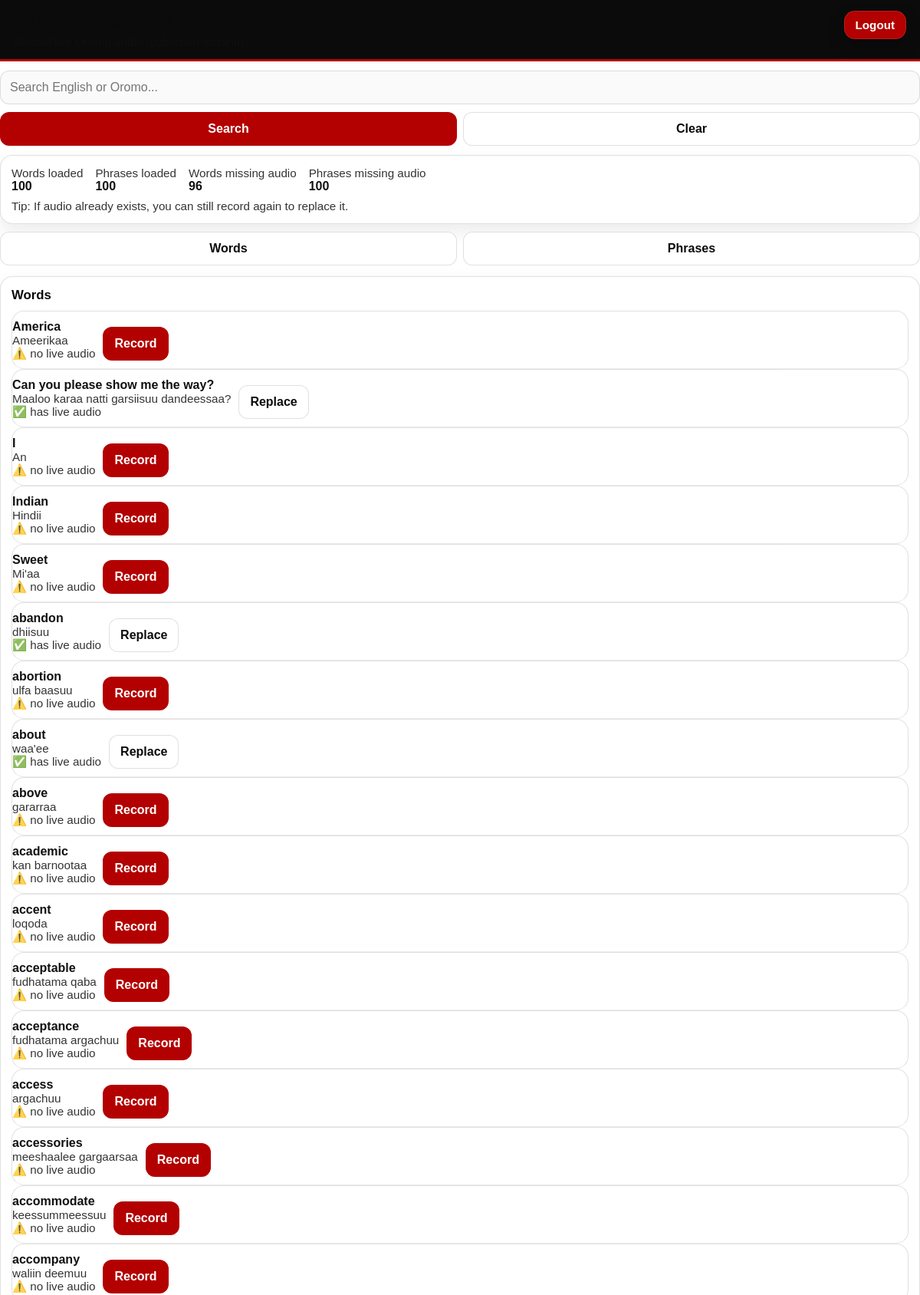
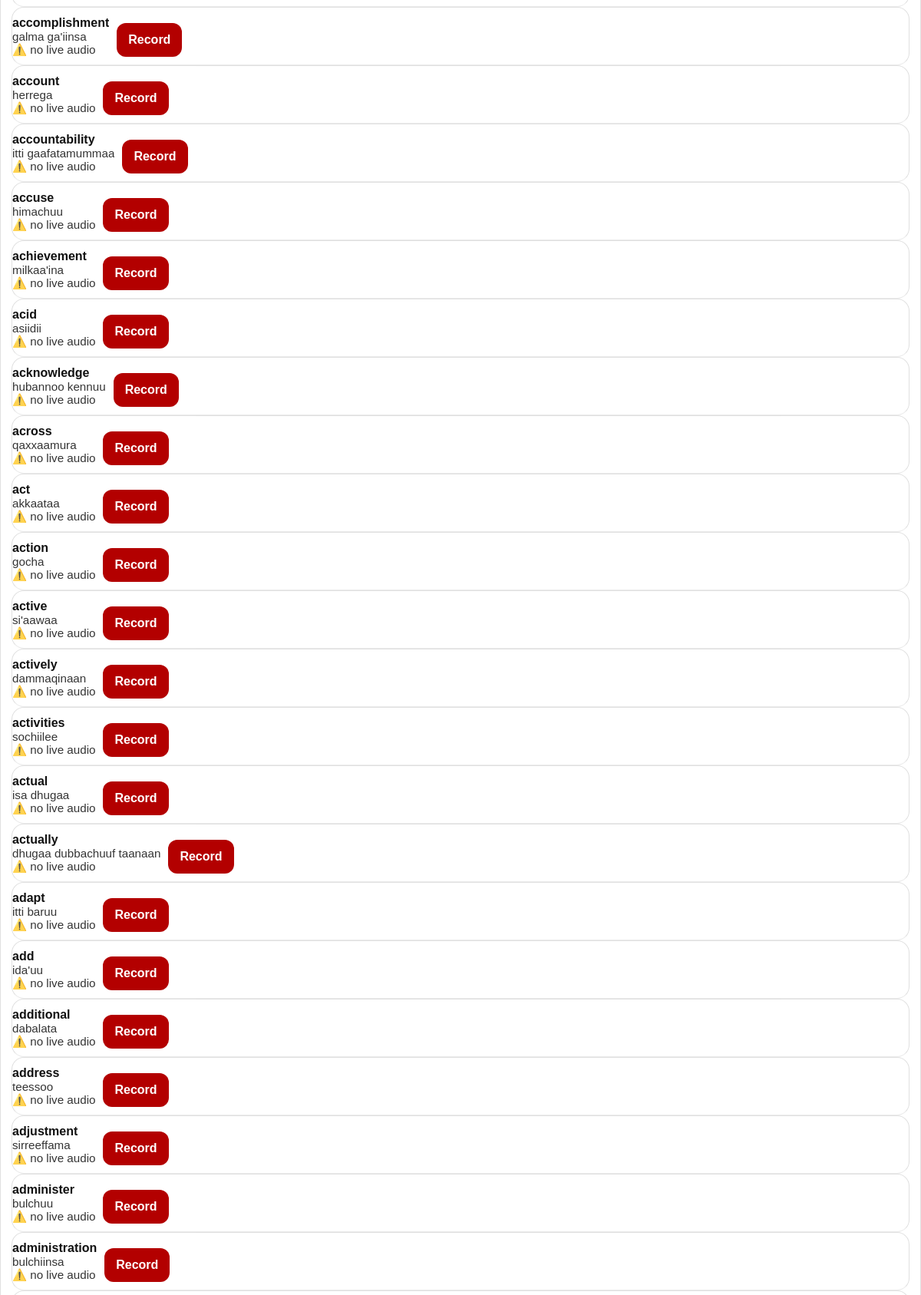
Screenshot of /recorder/dashboard (signed in, upper part) with the database file from the repository (2 pictures, top to bottom).
### tables this page shows
CREATE TABLE words (
            id INTEGER PRIMARY KEY AUTOINCREMENT,
            english TEXT,
            oromo TEXT,
            status TEXT
        , english_key TEXT, oromo_key TEXT);

### app.py (the view)
@app.route("/recorder/dashboard")
def recorder_dashboard():
    if not require_recorder():
        return redirect("/recorder")
    q = normalize_text(request.args.get("q", "") or "")
    conn = sqlite3.connect(DB_NAME)
    c = conn.cursor()
    if q:
        like = "%" + q + "%"
        c.execute("""
            SELECT id, english, oromo
            FROM words
            WHERE status='approved' AND (english LIKE ? OR oromo LIKE ?)
            ORDER BY english ASC
            LIMIT 200
        """, (like, like))
        words = c.fetchall()
        c.execute("""
            SELECT id, english, oromo
            FROM phrases
            WHERE status='approved' AND (english LIKE ? OR oromo LIKE ?)
            ORDER BY id DESC
            LIMIT 200
        """, (like, like))
        phrases = c.fetchall()
    else:
        c.execute("""
            SELECT id, english, oromo
            FROM words
            WHERE status='approved'
            ORDER BY english ASC
            LIMIT 100
        """)
        words = c.fetchall()
        c.execute("""
            SELECT id, english, oromo
            FROM phrases
            WHERE status='approved'
            ORDER BY id DESC
            LIMIT 100
        """)
        phrases = c.fetchall()
    conn.close()
    approved_word_ids = get_approved_oromo_audio_ids("word")
    approved_phrase_ids = get_approved_oromo_audio_ids("phrase")
    return render_template(
        "recorder_dashboard.html",
        q=q,
        words=words,
        phrases=phrases,
        approved_word_ids=approved_word_ids,
        approved_phrase_ids=approved_phrase_ids
    )

### app.py (called while the page is built)
@app.before_request
def force_primary_domain():
    if request.path.startswith("/.well-known/"):
        return None
    if request.host == "gadaoromo.onrender.com":
        return redirect("https://gadaadictionary.com" + request.full_path, code=301)
    return None

@app.context_processor
def inject_globals():
    return dict(
        APP_NAME=APP_NAME,
        SUPPORT_MIN_NOK=SUPPORT_MIN_NOK,
        DONATE_URLS=DONATE_URLS,
        WEBSITE_URL=WEBSITE_URL,
        API_URL=API_URL,
    )

@app.after_request
def add_security_headers(resp):
    resp.headers["X-Content-Type-Options"] = "nosniff"
    resp.headers["X-Frame-Options"] = "SAMEORIGIN"
    if resp.mimetype == "text/html":
        resp.headers.setdefault("Cache-Control", "no-cache")
    return resp

def normalize_text(text: str) -> str:
    t = (text or "").strip()
    t = t.replace("â€™", "'").replace("â€˜", "'").replace("`", "'")
    t = re.sub(r"\s+", " ", t).strip()
    return t

def require_recorder() -> bool:
    return bool(session.get("recorder") == 1)

def get_approved_oromo_audio_ids(entry_type: str) -> set:
    if entry_type not in ("word", "phrase"):
        return set()
    conn = sqlite3.connect(DB_NAME)
    c = conn.cursor()
    c.execute("""
        SELECT DISTINCT entry_id
        FROM audio
        WHERE status='approved'
          AND entry_type=?
          AND lang='oromo'
    """, (entry_type,))
    ids = {r[0] for r in c.fetchall()}
    conn.close()
    return ids

@app.after_request
def no_cache_html(resp):
    if resp.mimetype == "text/html":
        resp.headers["Cache-Control"] = "no-store, max-age=0"
        resp.headers["Pragma"] = "no-cache"
    return resp

### templates/recorder_dashboard.html (shortened to what this page needs)
<!DOCTYPE html>
<html>
<head>
  <link rel="stylesheet" href="{{ url_for('static', filename='style.css') }}">
</head>
<body>
<header class="topbar">
  <div class="brand">
    <h2 style="margin:0;">🎛 Recorder Dashboard</h2>
    <div class="subtle">Record live Oromo audio (published instantly)</div>
  </div>
  <div class="topbar-right">
    <a class="btn install-mini" href="/recorder/logout">Logout</a>
  </div>
</header>
    <form method="GET" action="/recorder/dashboard" style="margin-top:12px;">
      <input
        type="text"
        name="q"
        value="{{ q }}"
        placeholder="Search English or Oromo..."
        style="width:100%;"
        autocomplete="off"
      >
      <div class="small-actions" style="margin-top:10px; display:flex; gap:8px; flex-wrap:wrap;">
        <button class="btn primary" type="submit">Search</button>
        <a class="btn" href="/recorder/dashboard">Clear</a>
      </div>
    </form>
    <div class="card" style="margin-top:12px;">
      <div style="display:flex; gap:16px; flex-wrap:wrap;">
        <div>
          <div class="subtle">Words loaded</div>
          <div style="font-weight:700;">{{ words|length }}</div>
        </div>
        <div>
          <div class="subtle">Phrases loaded</div>
          <div style="font-weight:700;">{{ phrases|length }}</div>
        </div>
        <div>
          <div class="subtle">Words missing audio</div>
          <div style="font-weight:700;">
            {{ (words|length) - (words|selectattr("0", "in", approved_word_ids)|list|length) }}
          </div>
        </div>
        <div>
          <div class="subtle">Phrases missing audio</div>
          <div style="font-weight:700;">
            {{ (phrases|length) - (phrases|selectattr("0", "in", approved_phrase_ids)|list|length) }}
          </div>
        </div>
      </div>
      <div class="subtle" style="margin-top:8px;">
        Tip: If audio already exists, you can still record again to replace it.
      </div>
    </div>
    <div class="small-actions" style="margin-top:10px; display:flex; gap:8px; flex-wrap:wrap;">
      <a class="btn" href="#words">Words</a>
      <a class="btn" href="#phrases">Phrases</a>
    </div>
  <div class="card" id="words">
    <h3 style="margin-top:0;">Words</h3>
    {% if not words %}
      <div class="subtle">No words found.</div>
    {% else %}
      {% for w in words %}
        {% set has_audio = (w[0] in approved_word_ids) %}
        <div class="word-row" style="padding:10px 0; border-bottom:1px solid rgba(0,0,0,.08);">
          <div style="display:flex; justify-content:space-between; gap:10px; align-items:center;">
            <div style="min-width:0;">
              <div style="font-weight:700; overflow:hidden; text-overflow:ellipsis;">{{ w[1] }}</div>
              <div class="subtle" style="overflow:hidden; text-overflow:ellipsis;">{{ w[2] }}</div>
              {% if has_audio %}
                <div class="subtle">✅ has live audio</div>
              {% else %}
                <div class="subtle">⚠️ no live audio</div>
              {% endif %}
            </div>
            <div class="small-actions" style="display:flex; gap:8px; flex-wrap:wrap;">
              <a class="btn {% if has_audio %}{% else %}primary{% endif %}" href="/recorder/entry/word/{{ w[0] }}">
                {% if has_audio %}Replace{% else %}Record{% endif %}
              </a>
            </div>
          </div>
        </div>
      {% endfor %}
    {% endif %}
  </div>
</body>
</html>

### static/style.css (style rules this page uses)
* { margin: 0; padding: 0; box-sizing: border-box; font-family: Arial, sans-serif; }
:root { --bg: #ffffff; --text: #111111; --muted: rgba(17,17,17,0.85); --black: #0b0b0b; --red: #b30000; --redHover: #8f0000; --card: #ffffff; --card2: #fafafa; --border: rgba(0,0,0,0.12); --shadow: 0 10px 24px rgba(0,0,0,0.08); --radius: 16px; --radiusSm: 12px; }
body { background: var(--bg); color: var(--text); }
a { color: var(--red); text-decoration: none; }
.topbar { position: sticky; top: 0; z-index: 60; background: var(--black); color: #fff; padding: 14px 18px; border-bottom: 3px solid var(--red); display:flex; align-items:flex-start; justify-content:space-between; gap: 12px; }
.subtle { color: var(--muted); font-size: 0.95rem; }
.card { margin-top: 14px; background: var(--card); border: 1px solid var(--border); border-radius: var(--radius); padding: 14px; box-shadow: var(--shadow); }
h2 { margin: 0 0 10px; font-size: 1.15rem; color: var(--black); }
h1, h3 { color: var(--black); }
input, select, textarea, button { width: 100%; font-size: 1rem; box-sizing: border-box; }
input, select, textarea { background: var(--card2); border: 1px solid var(--border); color: var(--text); border-radius: var(--radiusSm); padding: 12px; outline: none; }
button { padding: 12px 14px; border-radius: var(--radiusSm); border: none; cursor: pointer; background: var(--red); color: #fff; font-weight: 800; }
.btn { display:inline-block; padding: 12px 14px; border-radius: var(--radiusSm); border: 1px solid var(--border); background: #fff; color: var(--black); text-decoration:none; font-weight: 800; text-align:center; }
.btn.primary { background: var(--red); color: #fff; border-color: rgba(179,0,0,0.25); }
.word-row { display:flex; align-items:center; justify-content:space-between; gap: 10px; padding: 12px; border-radius: var(--radius); border: 1px solid var(--border); background: #fff; }
.small-actions { display:flex; gap: 10px; margin-top: 10px; flex-wrap:wrap; }
.small-actions > * { flex: 1; }
h3 { margin: 0 0 10px; font-size: 1.05rem; }
.word-row button, .word-row .btn { width: auto; }
a, button, .chip { transition: transform 120ms ease, opacity 120ms ease, box-shadow 120ms ease; }
.card { animation: fadeUp 180ms ease; }
.topbar-right { display:flex; align-items:flex-start; gap: 16px; }
.btn.install-mini { width: auto; padding: 10px 14px; border-radius: 14px; font-size: 0.95rem; font-weight: 900; line-height: 1; background: var(--red); color: #fff; border: 1px solid rgba(255,255,255,0.10); box-shadow: 0 10px 22px rgba(0,0,0,0.22); }

### rows the page displays
words: english "America", oromo "Ameerikaa", shows "⚠️ no live audio", shows "Record"
words: english "Can you please show me the way?", oromo "Maaloo karaa natti garsiisuu dandeessaa?", shows "✅ has live audio", shows "Replace"
words: english "I", oromo "An", shows "⚠️ no live audio", shows "Record"
words: english "Indian", oromo "Hindii", shows "⚠️ no live audio", shows "Record"
words: english "Sweet", oromo "Mi'aa", shows "⚠️ no live audio", shows "Record"
words: english "abandon", oromo "dhiisuu", shows "✅ has live audio", shows "Replace"
words: english "abortion", oromo "ulfa baasuu", shows "⚠️ no live audio", shows "Record"
words: english "about", oromo "waa'ee", shows "✅ has live audio", shows "Replace"
words: english "above", oromo "gararraa", shows "⚠️ no live audio", shows "Record"
words: english "academic", oromo "kan barnootaa", shows "⚠️ no live audio", shows "Record"
words: english "accent", oromo "loqoda", shows "⚠️ no live audio", shows "Record"
words: english "acceptable", oromo "fudhatama qaba", shows "⚠️ no live audio", shows "Record"
words: english "acceptance", oromo "fudhatama argachuu", shows "⚠️ no live audio", shows "Record"
words: english "access", oromo "argachuu", shows "⚠️ no live audio", shows "Record"
words: english "accessories", oromo "meeshaalee gargaarsaa", shows "⚠️ no live audio", shows "Record"
words: english "accommodate", oromo "keessummeessuu", shows "⚠️ no live audio", shows "Record"
words: english "accompany", oromo "waliin deemuu", shows "⚠️ no live audio", shows "Record"
words: english "accomplishment", oromo "galma ga'iinsa", shows "⚠️ no live audio", shows "Record"
words: english "account", oromo "herrega", shows "⚠️ no live audio", shows "Record"
words: english "accountability", oromo "itti gaafatamummaa", shows "⚠️ no live audio", shows "Record"
words: english "accuse", oromo "himachuu", shows "⚠️ no live audio", shows "Record"
words: english "achievement", oromo "milkaa'ina", shows "⚠️ no live audio", shows "Record"
words: english "acid", oromo "asiidii", shows "⚠️ no live audio", shows "Record"
words: english "acknowledge", oromo "hubannoo kennuu", shows "⚠️ no live audio", shows "Record"
words: english "across", oromo "qaxxaamura", shows "⚠️ no live audio", shows "Record"
words: english "act", oromo "akkaataa", shows "⚠️ no live audio", shows "Record"
words: english "action", oromo "gocha", shows "⚠️ no live audio", shows "Record"
words: english "active", oromo "si'aawaa", shows "⚠️ no live audio", shows "Record"
words: english "actively", oromo "dammaqinaan", shows "⚠️ no live audio", shows "Record"
words: english "activities", oromo "sochiilee", shows "⚠️ no live audio", shows "Record"
words: english "actual", oromo "isa dhugaa", shows "⚠️ no live audio", shows "Record"
words: english "actually", oromo "dhugaa dubbachuuf taanaan", shows "⚠️ no live audio", shows "Record"
words: english "adapt", oromo "itti baruu", shows "⚠️ no live audio", shows "Record"
words: english "add", oromo "ida'uu", shows "⚠️ no live audio", shows "Record"
words: english "additional", oromo "dabalata", shows "⚠️ no live audio", shows "Record"
words: english "address", oromo "teessoo", shows "⚠️ no live audio", shows "Record"
words: english "adjustment", oromo "sirreeffama", shows "⚠️ no live audio", shows "Record"
words: english "administer", oromo "bulchuu", shows "⚠️ no live audio", shows "Record"
words: english "administration", oromo "bulchiinsa", shows "⚠️ no live audio", shows "Record"

### other values shown
{{ words|length }} "100"
{{ phrases|length }} "100"
